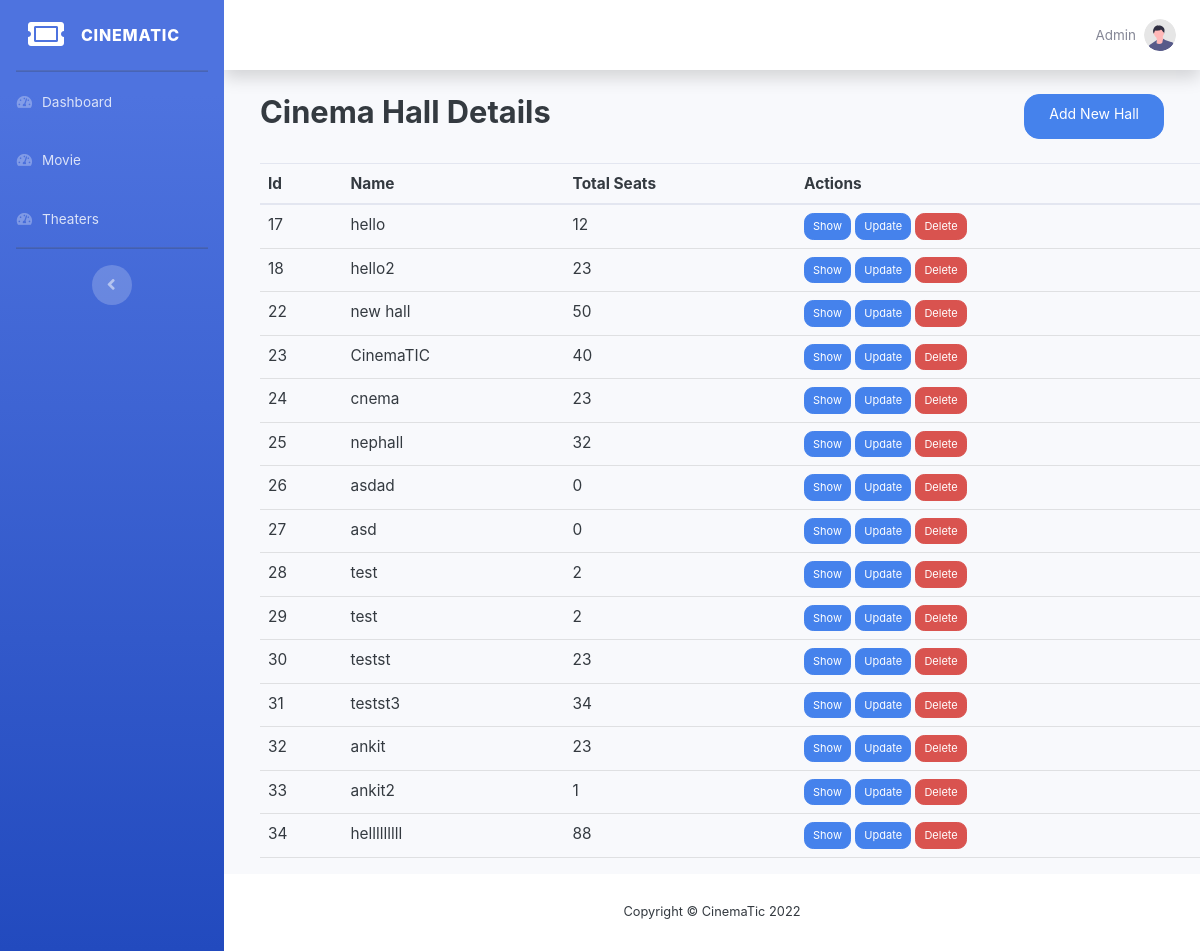
/admin/hall/index.php (signed in), run on an earlier commit of the app's database.
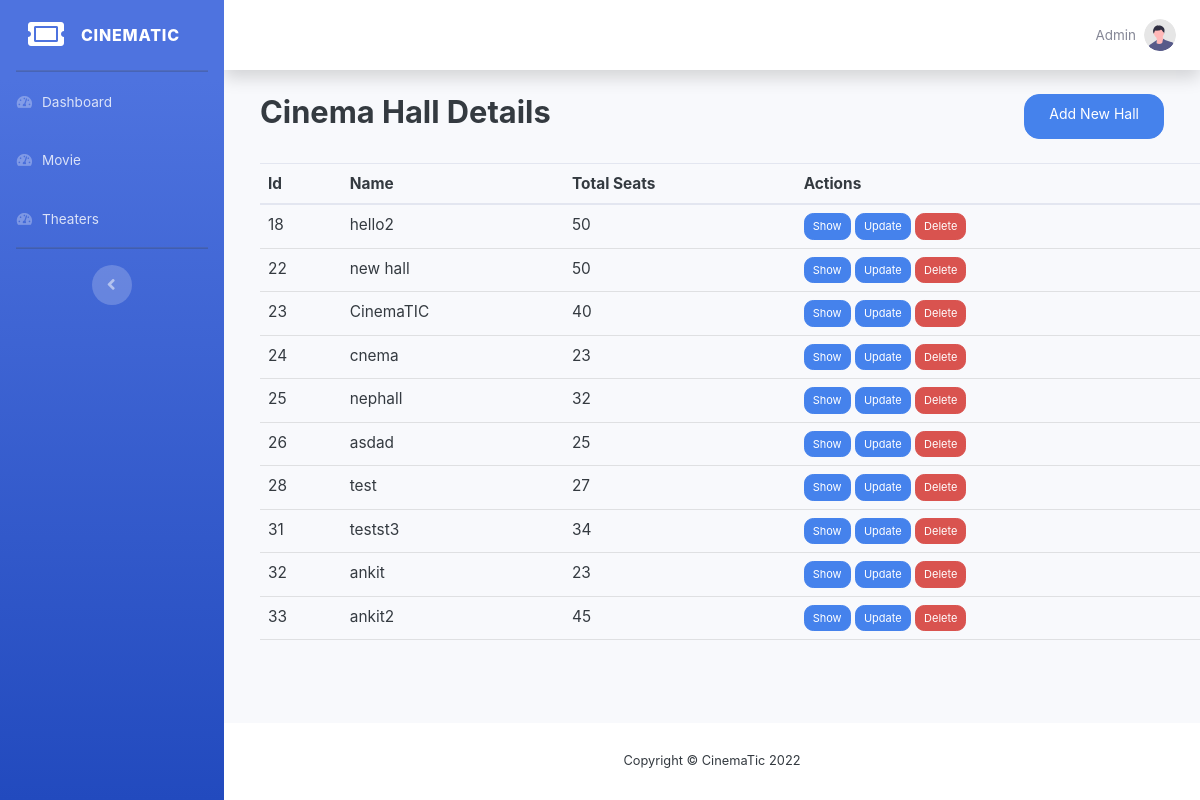
And on a later commit of the database.
### tables this page shows
CREATE TABLE `hall` (
  `id` int(11) NOT NULL,
  `name` varchar(30) NOT NULL,
  `total_seats` int(11) NOT NULL
);

### functions/db.php (called while the page is built, shortened)
<?php
function pdo()
{
    $dbhost = "localhost";
    $dbname = "mtbs";
    $dbuser = "root";
    $dbpass = "";
    $options = [
        PDO::ATTR_DEFAULT_FETCH_MODE => PDO::FETCH_ASSOC
    ];
    $dsn = "mysql:host=" . $dbhost . ";dbname=" . $dbname;
    try {
        $pdo = new PDO($dsn, $dbuser, $dbpass, $options);
    } catch (PDOException $e) {
        die("Cannot Connect to Database: " . $e->getMessage());
    }
    return $pdo;
}
function all($table)
{
    $pdo = pdo();
    $stmt = $pdo->prepare("SELECT * FROM $table");
    $stmt->execute();
    return $stmt->fetchAll();
}

### admin/hall/index.php (the view, shortened to what this page needs)
<?php
$result = all('hall');
include  __DIR__ . "/../components/header.php";
include  __DIR__ . "/../components/sidebar.php";
?>
<div class="container-fluid">
    <div class="d-flex m-4 justify-content-between mb-4">
        <h3>Cinema Hall Details</h3>
        <a href="./create.php" class="btn btn-primary px-4">Add New Hall</a>
    </div>
    <table class="table mx-4">
        <thead>
            <tr>
                <th>Id</th>
                <th>Name</th>
                <th>Total Seats</th>
                <th>Actions</th>
            </tr>
        </thead>
        <tbody>
            <?php foreach ($result as $key) : ?>
                <tr>
                    <td><?php echo $key['id']; ?></td>
                    <td><?php echo $key['name']; ?></td>
                    <td><?php echo $key['total_seats']; ?></td>
                    <td>
                        <a class="btn btn-primary btn-sm " href="#!">Show</a>
                        <a class="btn btn-primary btn-sm " href="./edit.php?id=<?php echo $key['id']; ?>">Update</a>
                        <a class="btn btn-danger btn-sm " onclick="confirmDelete(<?php echo $key['id']; ?>)" href="#!">Delete</a>
                    </td>
                </tr>
            <?php endforeach;  ?>
        </tbody>
    </table>
</div>
</div>
<?php include "../components/footer.php"; ?>

What changed in the data, as far as the page shows it:
removed hall: id "17", name "hello", total_seats "12"
removed hall: id "27", name "asd", total_seats "0"
removed hall: id "29", name "test", total_seats "2"
removed hall: id "30", name "testst", total_seats "23"
removed hall: id "34", name "helllllllll", total_seats "88"
changed hall "hello2": total_seats "23" → "50"
changed hall "asdad": total_seats "0" → "25"
changed hall "test": total_seats "2" → "27"
changed hall "ankit2": total_seats "1" → "45"
